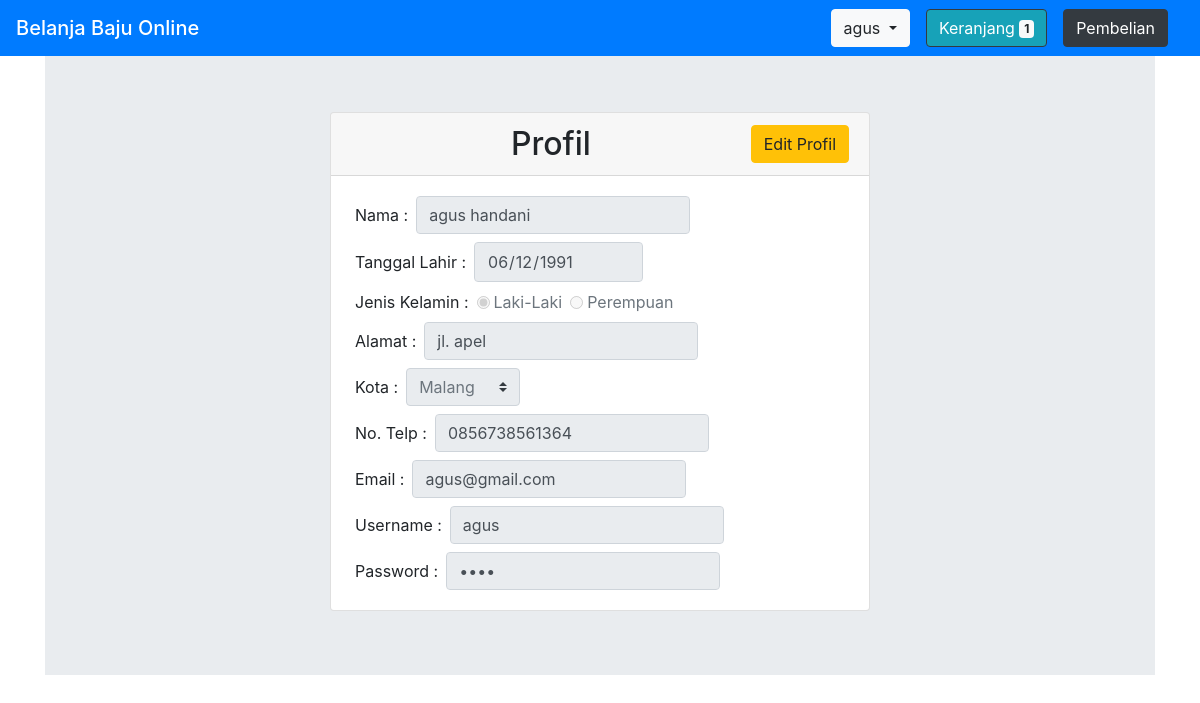
Screenshot of /index.php?page=profil&aksi=view (signed in) with the database file from the repository.
### tables this page shows
CREATE TABLE `owner_user` (
  `id_owner_user` int(11) NOT NULL,
  `id_user` int(11) DEFAULT NULL,
  `id_kota` int(11) DEFAULT NULL,
  `nama` varchar(150) NOT NULL,
  `jenis_kelamin` char(1) DEFAULT NULL,
  `tanggal_lahir` date DEFAULT NULL,
  `alamat` varchar(150) NOT NULL
);

CREATE TABLE `users` (
  `id_user` int(11) NOT NULL,
  `email` varchar(150) NOT NULL,
  `no_telp` varchar(15) NOT NULL,
  `username` varchar(100) NOT NULL,
  `password` varchar(100) NOT NULL
);

### Controller/UserController.php (called while the page is built, shortened)
<?php
class UserController
{
    private $modelUser;
    private $modelTransaksi;
    private $modelKota;
    public function __construct()
    {
        $this->modelUser = new UserModel();
        $this->modelTransaksi = new TransaksiModel();
        $this->modelKota = new KotaModel();
    }
    public function view()
    {
        $idUser = $_SESSION['user']['id_user'];
        $dataProfil = $this->modelUser->getDataUser($idUser);
        $dataKota = $this->modelKota->getAllKota();
        $jumlahKeranjangUser = $this->modelTransaksi->getJumlahKeranjangUser($idUser);
        extract($dataProfil);
        extract($dataKota);
        if (empty($jumlahKeranjangUser)) {
            $jumlahKeranjang =  0;
        } else {
            $jumlahKeranjang =  $jumlahKeranjangUser['jumlahKeranjang'];
        }
        $BASE_URL = "http://localhost/projek-belanjaBajuOnline";
        require_once("View/profil.php");
    }
}

### Koneksi.php (called while the page is built)
<?php
function koneksi() {
    $db_host = "localhost";
    $db_user = "root";
    $db_password = "";
    $db_database = "db_belanjabajuonline";
    try {
        return new mysqli($db_host, $db_user, $db_password, $db_database);
    } catch (Exception $e) {
        echo "terjadi kesalahan koneksi database";
    }
}

### Model/TransaksiModel.php (called while the page is built, shortened)
<?php
class TransaksiModel
{
    public function getJumlahKeranjangUser($idUser)
    {
        $sql = "SELECT COUNT(tr.id_status_pembelian) AS jumlahKeranjang
                FROM detail_transaksi dt
                JOIN transaksi tr ON dt.id_transaksi = tr.id_transaksi
                WHERE tr.id_user = $idUser AND tr.id_status_pembelian = 1 GROUP BY tr.id_status_pembelian";
        $query = koneksi()->query($sql);
        return $query->fetch_assoc();
    }
}

### Model/UserModel.php (called while the page is built, shortened)
<?php
class UserModel
{
    public function getDataUser($idUser)
    {
        $sql = "SELECT * FROM users us
                JOIN owner_user ou ON us.id_user = ou.id_user
                JOIN kota ko ON ou.id_kota = ko.id_kota
                WHERE us.id_user = $idUser";
        $query = koneksi()->query($sql);
        $data = $query->fetch_assoc();
        return $data;
    }
}

### Model/KotaModel.php (called while the page is built, shortened)
<?php
class KotaModel
{
    public function getAllKota()
    {
        $sql = "SELECT * FROM kota";
        $query = koneksi()->query($sql);
        $hasil = [];
        while ($data = $query->fetch_assoc()) {
            $hasil[] = $data;
        }
        return $hasil;
    }
}

### View/profil.php (the view, shortened to what this page needs)
<!doctype html>
<html lang="en">
<head>
    <link rel="stylesheet" href="https://maxcdn.bootstrapcdn.com/bootstrap/4.0.0/css/bootstrap.min.css">
    <link rel="stylesheet" href="<?php echo $BASE_URL; ?>/assets/font-awesome-4.7.0/css/font-awesome.min.css">
</head>
<body>
    <nav class="navbar navbar-expand-lg navbar-dark bg-primary fixed-top">
        <a class="navbar-brand mb-0 h1" href="index.php?page=utama&aksi=view">Belanja Baju Online</a>
        <div class="collapse navbar-collapse justify-content-end" id="navbarSupportedContent">
            <form class="form-inline my-2 my-lg-0">
                <div class="dropdown">
                    <button class="btn btn-light dropdown-toggle mr-3 my-2 my-sm-0" id="dropdownMenuButton" data-toggle="dropdown" aria-haspopup="true" aria-expanded="false">
                        <?php echo $_SESSION['user']['username']; ?>
                    </button>
                </div>
                <a href="index.php?page=keranjang&aksi=view" class="btn btn-info border-dark mr-3 my-2 my-sm-0">
                    Keranjang
                    <?php if ($jumlahKeranjang != 0) : ?>
                        <span class="badge badge-light" id="jumlahKeranjang"><?php echo $jumlahKeranjang; ?></span>
                    <?php else : ?>
                        <span class="badge badge-light" id="jumlahKeranjang">0</span>
                    <?php endif; ?>
                </a>
                <a href="index.php?page=pembelian&aksi=view" class="btn btn-dark mr-3 my-2 my-sm-0">
                    Pembelian
                </a>
            </form>
        </div>
    </nav>
    <div class="container mt-5" style="margin-top: 40px;">
        <div class="jumbotron jumbotron-fluid">
            <center>
                <div class="container">
                    <div class="card" style="width : 50%;">
                        <div class=" card-header">
                            <span class="h2">Profil</span>
                            <button class="btn btn-warning float-right" id="btnEditProfil">Edit
                                Profil</button>
                        </div>
                        <form action="index.php?page=profil&aksi=update" method="post" id="formEditProfil">
                            <div class="card-body">
                                <div class="row ml-1">
                                    <div class="form-inline">
                                        <label for="txtNama">Nama : </label>
                                        <input type="text" class="form-control ml-2" id="txtNama" name="nama" value="<?php echo $dataProfil['nama']; ?>">
                                    </div>
                                </div>
                                <div class="row ml-1 mt-2">
                                    <div class="form-inline">
                                        <label for="txtTanggallahir">Tanggal Lahir : </label>
                                        <input type="date" class="form-control ml-2" id="txtTanggallahir" name="tanggalLahir" value="<?php echo $dataProfil['tanggal_lahir']; ?>">
                                    </div>
                                </div>
                                <div class="row ml-1 mt-2">
                                    <div class="form-inline">
                                        <label>Jenis Kelamin : </label>
                                        <div class="form-check ml-2">
                                            <input class="form-check-input" type="radio" name="jenisKelamin" id="rbLaki" value="L" <?php echo $dataProfil['jenis_kelamin'] == 'L' ? 'checked' : ''; ?>>
                                            <label class="form-check-label" for="rbLaki">
                                                Laki-Laki
                                            </label>
                                        </div>
                                        <div class="form-check ml-2">
                                            <input class="form-check-input" type="radio" name="jenisKelamin" id="rbPerempuan" value="P" <?php echo $dataProfil['jenis_kelamin'] == 'P' ? 'checked' : ''; ?>>
                                            <label class="form-check-label" for="rbPerempuan">
                                                Perempuan
                                            </label>
                                        </div>
                                    </div>
                                </div>
                                <div class="row ml-1 mt-2">
                                    <div class="form-inline">
                                        <label for="txtAlamat">Alamat : </label>
                                        <input type="text" class="form-control ml-2" id="txtAlamat" name="alamat" value="<?php echo $dataProfil['alamat']; ?>">
                                    </div>
                                </div>
                                <div class="row ml-1 mt-2">
                                    <div class="form-inline">
                                        <label for="txtKota">Kota : </label>
                                        <select class="custom-select form-control ml-2" id="selectKota" name="kota">
                                            <?php foreach ($dataKota as $row) : ?>
                                                <?php if ($dataProfil['id_kota'] == $row['id_kota']) : ?>
                                                    <option selected value="<?php echo $row['id_kota']; ?>"><?php echo $row['nama_kota']; ?></option>
                                                <?php else : ?>
                                                    <option value="<?php echo $row['id_kota']; ?>"><?php echo $row['nama_kota']; ?></option>
                                                <?php endif; ?>
                                            <?php endforeach; ?>
                                        </select>
                                    </div>
                                </div>
                                <div class="row ml-1 mt-2">
                                    <div class="form-inline">
                                        <label for="txtNoTelp">No. Telp : </label>
                                        <input type="text" class="form-control ml-2" id="txtNoTelp" name="noTelp" value="<?php echo $dataProfil['no_telp']; ?>">
                                    </div>
                                </div>
                                <div class="row ml-1 mt-2">
                                    <div class="form-inline">
                                        <label for="txtEmail">Email : </label>
                                        <input type="email" class="form-control ml-2" id="txtEmail" name="email" value="<?php echo $dataProfil['email']; ?>">
                                    </div>
                                </div>
                                <div class="row ml-1 mt-2">
                                    <div class="form-inline">
                                        <label for="txtUsername">Username : </label>
                                        <input type="text" class="form-control ml-2" id="txtUsername" name="username" value="<?php echo $dataProfil['username']; ?>">
                                    </div>
                                </div>
                                <div class="row ml-1 mt-2">
                                    <div class="form-inline">
                                        <label for="txtPassword">Password : </label>
                                        <input type="password" class="form-control ml-2" id="txtPassword" name="password" value="<?php echo $dataProfil['password']; ?>">
                                    </div>
                                </div>
                            </div>
                        </form>
                    </div>
                </div>
            </center>
        </div>
    </div>
</body>
</html>

### rows the page displays
owner_user: nama "agus handani", tanggalLahir "06/12/1991", jenis_kelamin "☑ Laki-Laki", jenis_kelamin "☐ Perempuan", alamat "jl. apel", noTelp "0856738561364", email "agus@gmail.com", username "agus"

### other values shown
$_SESSION['user']['username'] "agus"
$jumlahKeranjang "1"
form field kota "Malang"
